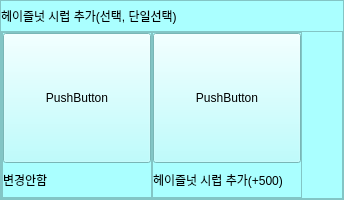
                 <widget class="QFrame" name="option_frame_4">
                  <property name="minimumSize">
                   <size>
                    <width>0</width>
                    <height>200</height>
                   </size>
                  </property>
                  <property name="maximumSize">
                   <size>
                    <width>16777215</width>
                    <height>200</height>
                   </size>
                  </property>
                  <property name="styleSheet">
                   <string notr="true">background-color: rgb(170, 255, 255);</string>
                  </property>
                  <property name="frameShape">
                   <enum>QFrame::StyledPanel</enum>
                  </property>
                  <property name="frameShadow">
                   <enum>QFrame::Raised</enum>
                  </property>
                  <layout class="QVBoxLayout" name="verticalLayout_28">
                   <property name="spacing">
                    <number>0</number>
                   </property>
                   <property name="leftMargin">
                    <number>0</number>
                   </property>
                   <property name="topMargin">
                    <number>0</number>
                   </property>
                   <property name="rightMargin">
                    <number>0</number>
                   </property>
                   <property name="bottomMargin">
                    <number>0</number>
                   </property>
                   <item>
                    <widget class="QLabel" name="option_11_title_8">
                     <property name="minimumSize">
                      <size>
                       <width>0</width>
                       <height>0</height>
                      </size>
                     </property>
                     <property name="maximumSize">
                      <size>
                       <width>16777215</width>
                       <height>30</height>
                      </size>
                     </property>
                     <property name="text">
                      <string>헤이즐넛 시럽 추가(선택, 단일선택)</string>
                     </property>
                    </widget>
                   </item>
                   <item>
                    <widget class="QFrame" name="frame_26">
                     <property name="frameShape">
                      <enum>QFrame::StyledPanel</enum>
                     </property>
                     <property name="frameShadow">
                      <enum>QFrame::Raised</enum>
                     </property>
                     <layout class="QHBoxLayout" name="horizontalLayout_11">
                      <property name="spacing">
                       <number>0</number>
                      </property>
                      <property name="leftMargin">
                       <number>0</number>
                      </property>
                      <property name="topMargin">
                       <number>0</number>
                      </property>
                      <property name="rightMargin">
                       <number>0</number>
                      </property>
                      <property name="bottomMargin">
                       <number>0</number>
                      </property>
                      <item>
                       <widget class="QFrame" name="frame_27">
                        <property name="minimumSize">
                         <size>
                          <width>150</width>
                          <height>0</height>
                         </size>
                        </property>
                        <property name="frameShape">
                         <enum>QFrame::StyledPanel</enum>
                        </property>
                        <property name="frameShadow">
                         <enum>QFrame::Raised</enum>
                        </property>
                        <layout class="QVBoxLayout" name="verticalLayout_29">
                         <property name="spacing">
                          <number>0</number>
                         </property>
                         <property name="leftMargin">
                          <number>0</number>
                         </property>
                         <property name="topMargin">
                          <number>0</number>
                         </property>
                         <property name="rightMargin">
                          <number>0</number>
                         </property>
                         <property name="bottomMargin">
                          <number>0</number>
                         </property>
                         <item>
                          <widget class="QPushButton" name="option_4_btn_1">
                           <property name="minimumSize">
                            <size>
                             <width>0</width>
                             <height>130</height>
                            </size>
                           </property>
                           <property name="cursor">
                            <cursorShape>OpenHandCursor</cursorShape>
                           </property>
                           <property name="text">
                            <string>PushButton</string>
                           </property>
                           <property name="checkable">
                            <bool>true</bool>
                           </property>
                          </widget>
                         </item>
                         <item>
                          <widget class="QLabel" name="option_4_label_1">
                           <property name="text">
                            <string>변경안함</string>
                           </property>
                          </widget>
                         </item>
                        </layout>
                       </widget>
                      </item>
                      <item>
                       <widget class="QFrame" name="frame_28">
                        <property name="minimumSize">
                         <size>
                          <width>150</width>
                          <height>0</height>
                         </size>
                        </property>
                        <property name="frameShape">
                         <enum>QFrame::StyledPanel</enum>
                        </property>
                        <property name="frameShadow">
                         <enum>QFrame::Raised</enum>
                        </property>
                        <layout class="QVBoxLayout" name="verticalLayout_30">
                         <property name="spacing">
                          <number>0</number>
                         </property>
                         <property name="leftMargin">
                          <number>0</number>
                         </property>
                         <property name="topMargin">
                          <number>0</number>
                         </property>
                         <property name="rightMargin">
                          <number>0</number>
                         </property>
                         <property name="bottomMargin">
                          <number>0</number>
                         </property>
                         <item>
                          <widget class="QPushButton" name="option_4_btn_2">
                           <property name="minimumSize">
                            <size>
                             <width>0</width>
                             <height>130</height>
                            </size>
                           </property>
                           <property name="cursor">
                            <cursorShape>OpenHandCursor</cursorShape>
                           </property>
                           <property name="text">
                            <string>PushButton</string>
                           </property>
                           <property name="checkable">
                            <bool>true</bool>
                           </property>
                          </widget>
                         </item>
                         <item>
                          <widget class="QLabel" name="option_4_label2">
                           <property name="text">
                            <string>헤이즐넛 시럽 추가(+500)</string>
                           </property>
                          </widget>
                         </item>
                        </layout>
                       </widget>
                      </item>
                      <item>
                       <spacer name="horizontalSpacer_10">
                        <property name="orientation">
                         <enum>Qt::Horizontal</enum>
                        </property>
                        <property name="sizeHint" stdset="0">
                         <size>
                          <width>40</width>
                          <height>20</height>
                         </size>
                        </property>
                       </spacer>
                      </item>
                     </layout>
                    </widget>
                   </item>
                  </layout>
                 </widget>
